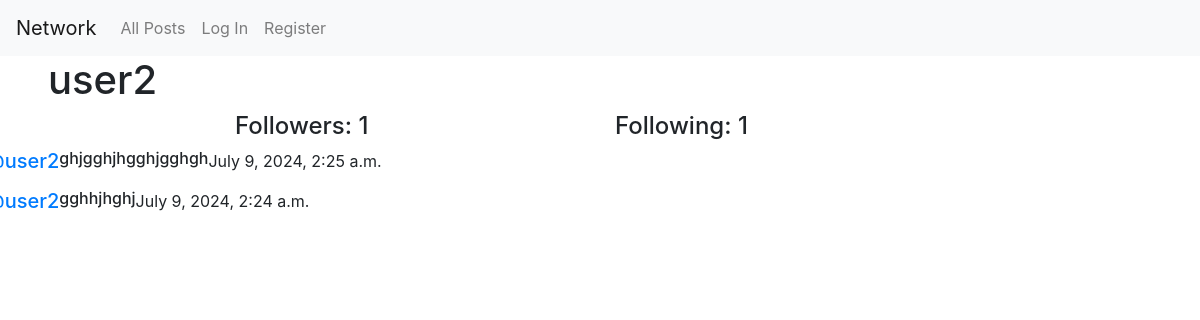
The page /profile/2 on the database its author committed.
### network/models.py (models this page shows, shortened)
class User(AbstractUser):
    pass

class Post(models.Model):
    content = models.CharField(max_length=140)
    user = models.ForeignKey(User, on_delete=models.CASCADE, related_name="posts")
    date = models.DateTimeField(auto_now_add=True)

### network/views.py (the view)
# urls.py: path("profile/<int:user_id>", views.profile, name="profile"),
def profile(request, user_id):
    user_profile = get_object_or_404(User, pk=user_id)
    all_posts = Post.objects.filter(user=user_profile).order_by("-id")
    following = Follow.objects.filter(user=user_profile)
    followers = Follow.objects.filter(user_follower=user_profile)
    is_following = request.user.is_authenticated and followers.filter(user=request.user).exists()
    paginator = Paginator(all_posts, 10)
    page_number = request.GET.get('page')
    posts_of_the_page = paginator.get_page(page_number)
    return render(request, "network/profile.html", {
        "posts_of_the_page": posts_of_the_page,
        "username": user_profile.username,
        "following": following,
        "followers": followers,
        "isFollowing": is_following,
        "user_profile": user_profile
    })

### network/templates/network/profile.html (shortened to what this page needs)
{% extends "network/layout.html" %}
{% block body %}
    <h1 class="mx-5">{{ username }}</h1>
    <div class="container">
        <div class="row d-flex justify-content-center">
            <h4 class="col-4">Followers: {{ followers.count }}</h4>
            <h4 class="col-4">Following: {{ following.count }}</h4>
        </div>
    </div>
    <div class="all-posts">
        {% for post in posts_of_the_page %}
            <div class="row post">
                <h5 class="username"><a href="{% url 'profile' user_id=post.user.id %}">@{{ post.user }}</a></h5>
                <h6 class="content">{{ post.content }}</h6>
                <p class="date">{{ post.date }}</p>
            </div>
        {% endfor %}
    </div>
{% endblock %}

### rows shown on the page
User: username "user2"
Post: user "user2", content "ghjgghjhgghjgghgh", date "July 9, 2024, 2:25 a.m."
Post: user "user2", content "gghhjhghj", date "July 9, 2024, 2:24 a.m."

### other values the page prints
{{ followers.count }} "1"
{{ following.count }} "1"
